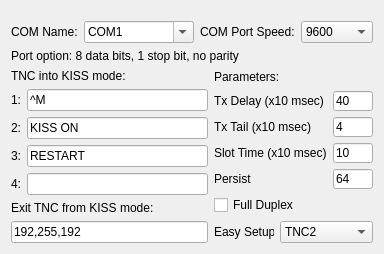
     <widget class="QWidget" name="page_3">
      <layout class="QVBoxLayout" name="verticalLayout_5">
       <item>
        <spacer>
         <property name="orientation">
          <enum>Qt::Vertical</enum>
         </property>
         <property name="sizeType">
          <enum>QSizePolicy::Fixed</enum>
         </property>
         <property name="sizeHint" stdset="0">
          <size>
           <width>20</width>
           <height>10</height>
          </size>
         </property>
        </spacer>
       </item>
       <item>
        <layout class="QHBoxLayout" name="horizontalLayout_15">
         <item>
          <layout class="QHBoxLayout" name="horizontalLayout_4">
           <item>
            <widget class="QLabel" name="label_10">
             <property name="text">
              <string>COM Name:</string>
             </property>
            </widget>
           </item>
           <item>
            <widget class="QComboBox" name="COMPortNumBox">
             <property name="minimumSize">
              <size>
               <width>110</width>
               <height>0</height>
              </size>
             </property>
             <property name="maximumSize">
              <size>
               <width>50</width>
               <height>16777215</height>
              </size>
             </property>
             <property name="editable">
              <bool>true</bool>
             </property>
             <item>
              <property name="text">
               <string>COM1</string>
              </property>
             </item>
             <item>
              <property name="text">
               <string>COM2</string>
              </property>
             </item>
             <item>
              <property name="text">
               <string>COM3</string>
              </property>
             </item>
             <item>
              <property name="text">
               <string>COM4</string>
              </property>
             </item>
             <item>
              <property name="text">
               <string>COM5</string>
              </property>
             </item>
             <item>
              <property name="text">
               <string>COM6</string>
              </property>
             </item>
             <item>
              <property name="text">
               <string>COM7</string>
              </property>
             </item>
             <item>
              <property name="text">
               <string>COM8</string>
              </property>
             </item>
             <item>
              <property name="text">
               <string>COM9</string>
              </property>
             </item>
             <item>
              <property name="text">
               <string>COM10</string>
              </property>
             </item>
             <item>
              <property name="text">
               <string>COM11</string>
              </property>
             </item>
             <item>
              <property name="text">
               <string>COM12</string>
              </property>
             </item>
             <item>
              <property name="text">
               <string>COM13</string>
              </property>
             </item>
             <item>
              <property name="text">
               <string>COM14</string>
              </property>
             </item>
             <item>
              <property name="text">
               <string>COM15</string>
              </property>
             </item>
             <item>
              <property name="text">
               <string>COM16</string>
              </property>
             </item>
            </widget>
           </item>
          </layout>
         </item>
         <item>
          <layout class="QHBoxLayout">
           <item>
            <widget class="QLabel" name="label_11">
             <property name="text">
              <string>COM Port Speed:</string>
             </property>
            </widget>
           </item>
           <item>
            <widget class="QComboBox" name="COMPortSpeedBox">
             <property name="currentIndex">
              <number>11</number>
             </property>
             <item>
              <property name="text">
               <string>75</string>
              </property>
             </item>
             <item>
              <property name="text">
               <string>110</string>
              </property>
             </item>
             <item>
              <property name="text">
               <string>134</string>
              </property>
             </item>
             <item>
              <property name="text">
               <string>150</string>
              </property>
             </item>
             <item>
              <property name="text">
               <string>300</string>
              </property>
             </item>
             <item>
              <property name="text">
               <string>600</string>
              </property>
             </item>
             <item>
              <property name="text">
               <string>1200</string>
              </property>
             </item>
             <item>
              <property name="text">
               <string>1800</string>
              </property>
             </item>
             <item>
              <property name="text">
               <string>2400</string>
              </property>
             </item>
             <item>
              <property name="text">
               <string>4800</string>
              </property>
             </item>
             <item>
              <property name="text">
               <string>7200</string>
              </property>
             </item>
             <item>
              <property name="text">
               <string>9600</string>
              </property>
             </item>
             <item>
              <property name="text">
               <string>14400</string>
              </property>
             </item>
             <item>
              <property name="text">
               <string>19200</string>
              </property>
             </item>
             <item>
              <property name="text">
               <string>38400</string>
              </property>
             </item>
             <item>
              <property name="text">
               <string>57600</string>
              </property>
             </item>
             <item>
              <property name="text">
               <string>115200</string>
              </property>
             </item>
            </widget>
           </item>
          </layout>
         </item>
        </layout>
       </item>
       <item>
        <widget class="QLabel" name="label_27">
         <property name="text">
          <string>Port option: 8 data bits, 1 stop bit, no parity</string>
         </property>
         <property name="alignment">
          <set>Qt::AlignLeading|Qt::AlignLeft|Qt::AlignTop</set>
         </property>
        </widget>
       </item>
       <item>
        <layout class="QHBoxLayout" name="horizontalLayout_14">
         <item>
          <layout class="QVBoxLayout" name="verticalLayout_3">
           <item>
            <widget class="QLabel" name="label_28">
             <property name="text">
              <string>TNC into KISS mode:</string>
             </property>
            </widget>
           </item>
           <item>
            <layout class="QHBoxLayout" name="horizontalLayout_5">
             <item>
              <widget class="QLabel" name="label_29">
               <property name="text">
                <string>1:</string>
               </property>
              </widget>
             </item>
             <item>
              <widget class="QLineEdit" name="KISSComm1Edit">
               <property name="text">
                <string>^M</string>
               </property>
              </widget>
             </item>
            </layout>
           </item>
           <item>
            <layout class="QHBoxLayout" name="horizontalLayout_6">
             <item>
              <widget class="QLabel" name="label_30">
               <property name="text">
                <string>2:</string>
               </property>
              </widget>
             </item>
             <item>
              <widget class="QLineEdit" name="KISSComm2Edit">
               <property name="text">
                <string>KISS ON</string>
               </property>
              </widget>
             </item>
            </layout>
           </item>
           <item>
            <layout class="QHBoxLayout" name="horizontalLayout_7">
             <item>
              <widget class="QLabel" name="label_31">
               <property name="text">
                <string>3:</string>
               </property>
              </widget>
             </item>
             <item>
              <widget class="QLineEdit" name="KISSComm3Edit">
               <property name="text">
                <string>RESTART</string>
               </property>
              </widget>
             </item>
            </layout>
           </item>
           <item>
            <layout class="QHBoxLayout" name="horizontalLayout_8">
             <item>
              <widget class="QLabel" name="label_32">
               <property name="text">
                <string>4:</string>
               </property>
              </widget>
             </item>
             <item>
              <widget class="QLineEdit" name="KISSComm4Edit"/>
             </item>
            </layout>
           </item>
           <item>
            <widget class="QLabel" name="label_33">
             <property name="text">
              <string>Exit TNC from KISS mode:</string>
             </property>
            </widget>
           </item>
           <item>
            <widget class="QLineEdit" name="KISSCommEXITEdit">
             <property name="text">
              <string>192,255,192</string>
             </property>
            </widget>
           </item>
          </layout>
         </item>
         <item>
          <layout class="QVBoxLayout" name="verticalLayout_4">
           <item>
            <widget class="QLabel" name="label_39">
             <property name="text">
              <string>Parameters:</string>
             </property>
            </widget>
           </item>
           <item>
            <layout class="QHBoxLayout" name="horizontalLayout_9">
             <item>
              <widget class="QLabel" name="label_34">
               <property name="sizePolicy">
                <sizepolicy hsizetype="Minimum" vsizetype="Minimum">
                 <horstretch>0</horstretch>
                 <verstretch>0</verstretch>
                </sizepolicy>
               </property>
               <property name="text">
                <string>Tx Delay (x10 msec)</string>
               </property>
              </widget>
             </item>
             <item>
              <widget class="QLineEdit" name="TXDelayEdit">
               <property name="sizePolicy">
                <sizepolicy hsizetype="Fixed" vsizetype="Fixed">
                 <horstretch>0</horstretch>
                 <verstretch>0</verstretch>
                </sizepolicy>
               </property>
               <property name="minimumSize">
                <size>
                 <width>40</width>
                 <height>20</height>
                </size>
               </property>
               <property name="maximumSize">
                <size>
                 <width>40</width>
                 <height>20</height>
                </size>
               </property>
               <property name="text">
                <string>40</string>
               </property>
              </widget>
             </item>
            </layout>
           </item>
           <item>
            <layout class="QHBoxLayout" name="horizontalLayout_10">
             <item>
              <widget class="QLabel" name="label_35">
               <property name="text">
                <string>Tx Tail (x10 msec)</string>
               </property>
              </widget>
             </item>
             <item>
              <widget class="QLineEdit" name="TXTailEdit">
               <property name="sizePolicy">
                <sizepolicy hsizetype="Fixed" vsizetype="Fixed">
                 <horstretch>0</horstretch>
                 <verstretch>0</verstretch>
                </sizepolicy>
               </property>
               <property name="minimumSize">
                <size>
                 <width>40</width>
                 <height>20</height>
                </size>
               </property>
               <property name="maximumSize">
                <size>
                 <width>40</width>
                 <height>20</height>
                </size>
               </property>
               <property name="text">
                <string>4</string>
               </property>
              </widget>
             </item>
            </layout>
           </item>
           <item>
            <layout class="QHBoxLayout" name="horizontalLayout_11">
             <item>
              <widget class="QLabel" name="label_36">
               <property name="text">
                <string>Slot Time (x10 msec)</string>
               </property>
              </widget>
             </item>
             <item>
              <widget class="QLineEdit" name="SlotTimeEdit">
               <property name="sizePolicy">
                <sizepolicy hsizetype="Fixed" vsizetype="Fixed">
                 <horstretch>0</horstretch>
                 <verstretch>0</verstretch>
                </sizepolicy>
               </property>
               <property name="minimumSize">
                <size>
                 <width>40</width>
                 <height>20</height>
                </size>
               </property>
               <property name="maximumSize">
                <size>
                 <width>40</width>
                 <height>20</height>
                </size>
               </property>
               <property name="text">
                <string>10</string>
               </property>
              </widget>
             </item>
            </layout>
           </item>
           <item>
            <layout class="QHBoxLayout" name="horizontalLayout_12">
             <item>
              <widget class="QLabel" name="label_37">
               <property name="text">
                <string>Persist</string>
               </property>
              </widget>
             </item>
             <item>
              <widget class="QLineEdit" name="PersistEdit">
               <property name="sizePolicy">
                <sizepolicy hsizetype="Fixed" vsizetype="Fixed">
                 <horstretch>0</horstretch>
                 <verstretch>0</verstretch>
                </sizepolicy>
               </property>
               <property name="minimumSize">
                <size>
                 <width>40</width>
                 <height>20</height>
                </size>
               </property>
               <property name="maximumSize">
                <size>
                 <width>40</width>
                 <height>20</height>
                </size>
               </property>
               <property name="text">
                <string>64</string>
               </property>
              </widget>
             </item>
            </layout>
           </item>
           <item>
            <widget class="QCheckBox" name="FullDuplexCheckBox">
             <property name="text">
              <string>Full Duplex</string>
             </property>
            </widget>
           </item>
           <item>
            <layout class="QHBoxLayout" name="horizontalLayout_13">
             <item>
              <widget class="QLabel" name="label_38">
               <property name="sizePolicy">
                <sizepolicy hsizetype="Minimum" vsizetype="Preferred">
                 <horstretch>0</horstretch>
                 <verstretch>0</verstretch>
                </sizepolicy>
               </property>
               <property name="maximumSize">
                <size>
                 <width>60</width>
                 <height>16777215</height>
                </size>
               </property>
               <property name="text">
                <string>Easy Setup</string>
               </property>
              </widget>
             </item>
             <item>
              <widget class="QComboBox" name="EasySetupComboBox">
               <property name="sizePolicy">
                <sizepolicy hsizetype="Minimum" vsizetype="Fixed">
                 <horstretch>0</horstretch>
                 <verstretch>0</verstretch>
                </sizepolicy>
               </property>
               <property name="minimumSize">
                <size>
                 <width>0</width>
                 <height>0</height>
                </size>
               </property>
               <item>
                <property name="text">
                 <string>TNC2</string>
                </property>
               </item>
               <item>
                <property name="text">
                 <string>PK</string>
                </property>
               </item>
               <item>
                <property name="text">
                 <string>D700</string>
                </property>
               </item>
               <item>
                <property name="text">
                 <string>Kan</string>
                </property>
               </item>
               <item>
                <property name="text">
                 <string>TF</string>
                </property>
               </item>
              </widget>
             </item>
            </layout>
           </item>
          </layout>
         </item>
        </layout>
       </item>
      </layout>
     </widget>
